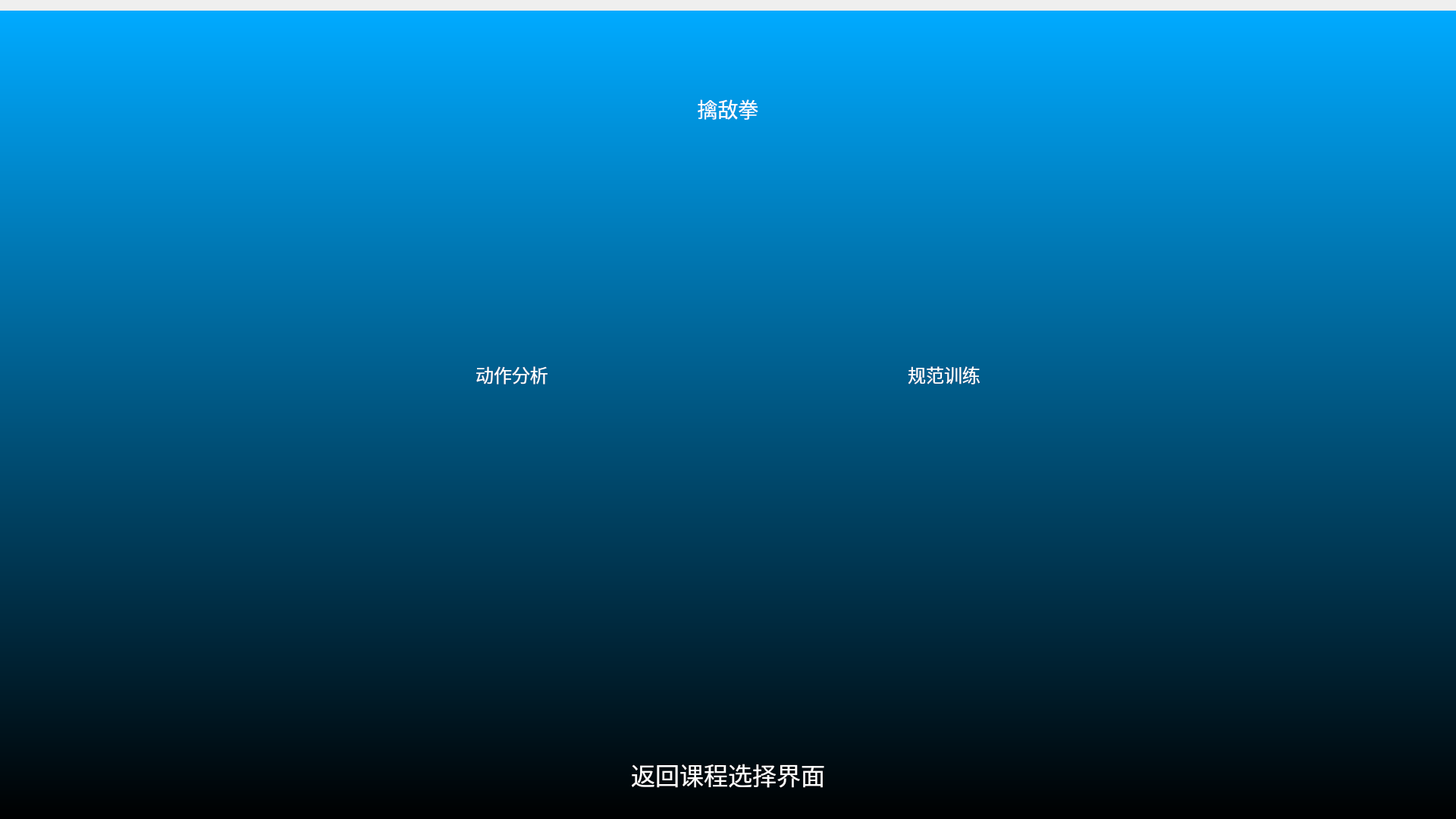
<?xml version="1.0" encoding="UTF-8"?>
<ui version="4.0">
 <class>Std_Train_Select</class>
 <widget class="QWidget" name="Std_Train_Select">
  <property name="geometry">
   <rect>
    <x>0</x>
    <y>0</y>
    <width>1920</width>
    <height>1080</height>
   </rect>
  </property>
  <property name="windowTitle">
   <string>Form</string>
  </property>
  <layout class="QVBoxLayout" name="verticalLayout_5">
   <property name="spacing">
    <number>0</number>
   </property>
   <property name="leftMargin">
    <number>0</number>
   </property>
   <property name="topMargin">
    <number>0</number>
   </property>
   <property name="rightMargin">
    <number>0</number>
   </property>
   <property name="bottomMargin">
    <number>0</number>
   </property>
   <item>
    <widget class="QLabel" name="label">
     <property name="text">
      <string/>
     </property>
     <property name="pixmap">
      <pixmap>:/background/figs/background/头部5.png</pixmap>
     </property>
     <property name="scaledContents">
      <bool>true</bool>
     </property>
    </widget>
   </item>
   <item>
    <widget class="QFrame" name="base_frame">
     <property name="styleSheet">
      <string notr="true">QFrame{background-color: qlineargradient(spread:pad, x1:0, y1:0, x2:0, y2:1,stop:0 rgb(0, 170, 255), stop:1 rgba(0, 0, 0, 255));}</string>
     </property>
     <property name="frameShape">
      <enum>QFrame::NoFrame</enum>
     </property>
     <property name="frameShadow">
      <enum>QFrame::Raised</enum>
     </property>
     <layout class="QVBoxLayout" name="verticalLayout_3">
      <item>
       <layout class="QHBoxLayout" name="horizontalLayout_3" stretch="2,2,1,2,2">
        <item>
         <spacer name="horizontalSpacer">
          <property name="orientation">
           <enum>Qt::Horizontal</enum>
          </property>
          <property name="sizeHint" stdset="0">
           <size>
            <width>40</width>
            <height>20</height>
           </size>
          </property>
         </spacer>
        </item>
        <item>
         <layout class="QVBoxLayout" name="verticalLayout_4">
          <item>
           <spacer name="verticalSpacer_2">
            <property name="orientation">
             <enum>Qt::Vertical</enum>
            </property>
            <property name="sizeHint" stdset="0">
             <size>
              <width>20</width>
              <height>40</height>
             </size>
            </property>
           </spacer>
          </item>
          <item>
           <widget class="QToolButton" name="btn_ac_analysis">
            <property name="minimumSize">
             <size>
              <width>300</width>
              <height>300</height>
             </size>
            </property>
            <property name="maximumSize">
             <size>
              <width>300</width>
              <height>300</height>
             </size>
            </property>
            <property name="font">
             <font>
              <family>微软雅黑</family>
              <pointsize>18</pointsize>
             </font>
            </property>
            <property name="autoFillBackground">
             <bool>false</bool>
            </property>
            <property name="styleSheet">
             <string notr="true">QToolButton{
	color: rgb(255, 255, 255);
    padding:20px;
	border-style: flat;
	background: transparent;
}
QToolButton:hover{background-color: rgb(0, 170, 255)}
QToolButton:pressed{background-color: rgb(0, 85, 255)}</string>
            </property>
            <property name="text">
             <string>动作分析</string>
            </property>
            <property name="icon">
             <iconset>
              <normaloff>:/icons/figs/icon/分析.png</normaloff>:/icons/figs/icon/分析.png</iconset>
            </property>
            <property name="iconSize">
             <size>
              <width>100</width>
              <height>100</height>
             </size>
            </property>
            <property name="popupMode">
             <enum>QToolButton::InstantPopup</enum>
            </property>
            <property name="toolButtonStyle">
             <enum>Qt::ToolButtonTextUnderIcon</enum>
            </property>
           </widget>
          </item>
          <item>
           <spacer name="verticalSpacer">
            <property name="orientation">
             <enum>Qt::Vertical</enum>
            </property>
            <property name="sizeHint" stdset="0">
             <size>
              <width>20</width>
              <height>40</height>
             </size>
            </property>
           </spacer>
          </item>
         </layout>
        </item>
        <item>
         <layout class="QVBoxLayout" name="verticalLayout_2">
          <item>
           <spacer name="verticalSpacer_5">
            <property name="orientation">
             <enum>Qt::Vertical</enum>
            </property>
            <property name="sizeType">
             <enum>QSizePolicy::Fixed</enum>
            </property>
            <property name="sizeHint" stdset="0">
             <size>
              <width>20</width>
              <height>100</height>
             </size>
            </property>
           </spacer>
          </item>
          <item>
           <widget class="QLabel" name="lab_name">
            <property name="font">
             <font>
              <family>微软雅黑</family>
              <pointsize>20</pointsize>
             </font>
            </property>
            <property name="styleSheet">
             <string notr="true">color: rgb(255, 255, 255);
background-color: rgba(255, 255, 255, 0);</string>
            </property>
            <property name="text">
             <string>擒敌拳</string>
            </property>
            <property name="textFormat">
             <enum>Qt::PlainText</enum>
            </property>
            <property name="alignment">
             <set>Qt::AlignCenter</set>
            </property>
           </widget>
          </item>
          <item>
           <spacer name="verticalSpacer_6">
            <property name="orientation">
             <enum>Qt::Vertical</enum>
            </property>
            <property name="sizeHint" stdset="0">
             <size>
              <width>20</width>
              <height>40</height>
             </size>
            </property>
           </spacer>
          </item>
         </layout>
        </item>
        <item>
         <layout class="QVBoxLayout" name="verticalLayout">
          <item>
           <spacer name="verticalSpacer_3">
            <property name="orientation">
             <enum>Qt::Vertical</enum>
            </property>
            <property name="sizeHint" stdset="0">
             <size>
              <width>20</width>
              <height>40</height>
             </size>
            </property>
           </spacer>
          </item>
          <item>
           <widget class="QToolButton" name="btn_ac_train">
            <property name="minimumSize">
             <size>
              <width>300</width>
              <height>300</height>
             </size>
            </property>
            <property name="maximumSize">
             <size>
              <width>300</width>
              <height>300</height>
             </size>
            </property>
            <property name="font">
             <font>
              <family>微软雅黑</family>
              <pointsize>18</pointsize>
             </font>
            </property>
            <property name="styleSheet">
             <string notr="true">QToolButton{
	color: rgb(255, 255, 255);
    padding:20px;
	border-style: flat;
	background: transparent;
}
QToolButton:hover{background-color: rgb(0, 170, 255)}
QToolButton:pressed{background-color: rgb(0, 85, 255)}
</string>
            </property>
            <property name="text">
             <string>规范训练</string>
            </property>
            <property name="icon">
             <iconset>
              <normaloff>:/icons/figs/icon/跑步.png</normaloff>:/icons/figs/icon/跑步.png</iconset>
            </property>
            <property name="iconSize">
             <size>
              <width>100</width>
              <height>100</height>
             </size>
            </property>
            <property name="popupMode">
             <enum>QToolButton::InstantPopup</enum>
            </property>
            <property name="toolButtonStyle">
             <enum>Qt::ToolButtonTextUnderIcon</enum>
            </property>
           </widget>
          </item>
          <item>
           <spacer name="verticalSpacer_4">
            <property name="orientation">
             <enum>Qt::Vertical</enum>
            </property>
            <property name="sizeHint" stdset="0">
             <size>
              <width>20</width>
              <height>40</height>
             </size>
            </property>
           </spacer>
          </item>
         </layout>
        </item>
        <item>
         <spacer name="horizontalSpacer_11">
          <property name="orientation">
           <enum>Qt::Horizontal</enum>
          </property>
          <property name="sizeHint" stdset="0">
           <size>
            <width>401</width>
            <height>20</height>
           </size>
          </property>
         </spacer>
        </item>
       </layout>
      </item>
      <item>
       <layout class="QHBoxLayout" name="horizontalLayout_2" stretch="0,4,0">
        <item>
         <spacer name="horizontalSpacer_2">
          <property name="orientation">
           <enum>Qt::Horizontal</enum>
          </property>
          <property name="sizeHint" stdset="0">
           <size>
            <width>200</width>
            <height>20</height>
           </size>
          </property>
         </spacer>
        </item>
        <item>
         <widget class="QPushButton" name="btn_back">
          <property name="sizePolicy">
           <sizepolicy hsizetype="MinimumExpanding" vsizetype="Fixed">
            <horstretch>0</horstretch>
            <verstretch>0</verstretch>
           </sizepolicy>
          </property>
          <property name="minimumSize">
           <size>
            <width>400</width>
            <height>100</height>
           </size>
          </property>
          <property name="maximumSize">
           <size>
            <width>800</width>
            <height>100</height>
           </size>
          </property>
          <property name="font">
           <font>
            <family>微软雅黑</family>
            <pointsize>24</pointsize>
           </font>
          </property>
          <property name="styleSheet">
           <string notr="true">QPushButton{
border:none;
background-color: rgba(50, 50, 50,0);
	color: rgb(255, 255, 255);
}
QPushButton:hover{padding-bottom:8px}</string>
          </property>
          <property name="text">
           <string>返回课程选择界面</string>
          </property>
          <property name="icon">
           <iconset>
            <normaloff>:/icons/figs/icon/返回.png</normaloff>:/icons/figs/icon/返回.png</iconset>
          </property>
          <property name="iconSize">
           <size>
            <width>45</width>
            <height>45</height>
           </size>
          </property>
         </widget>
        </item>
        <item>
         <spacer name="horizontalSpacer_3">
          <property name="orientation">
           <enum>Qt::Horizontal</enum>
          </property>
          <property name="sizeHint" stdset="0">
           <size>
            <width>40</width>
            <height>20</height>
           </size>
          </property>
         </spacer>
        </item>
       </layout>
      </item>
     </layout>
    </widget>
   </item>
  </layout>
 </widget>
 <resources>
  <include location="../../../../../Documents/WeChat Files/wxid_t3txe9xn4ovz21/FileStorage/File/action/action_system/widgets/res.qrc"/>
  <include location="../../../../../Documents/WeChat Files/wxid_t3txe9xn4ovz21/FileStorage/File/action/action/action_system/widgets/res.qrc"/>
 </resources>
 <connections/>
</ui>
